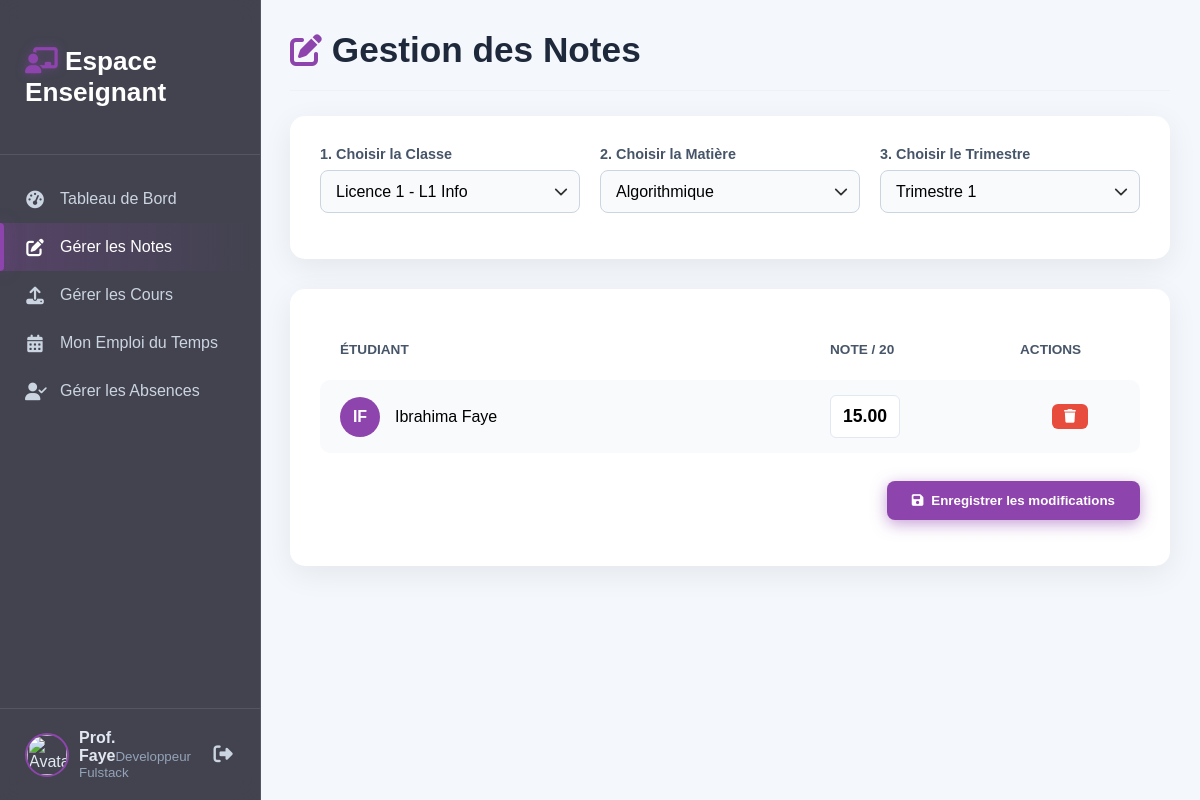
Screenshot of /enseignant/notes.php (signed in) with the database file from the repository.
### tables this page shows
CREATE TABLE IF NOT EXISTS `enseignants` (
  `id` int NOT NULL AUTO_INCREMENT,
  `utilisateur_id` int DEFAULT NULL,
  `specialite` varchar(100) DEFAULT NULL,
  PRIMARY KEY (`id`),
  KEY `utilisateur_id` (`utilisateur_id`)
);

CREATE TABLE IF NOT EXISTS `etudiants` (
  `id` int NOT NULL AUTO_INCREMENT,
  `utilisateur_id` int DEFAULT NULL,
  `classe_id` int DEFAULT NULL,
  `matricule` varchar(50) DEFAULT NULL,
  PRIMARY KEY (`id`),
  KEY `utilisateur_id` (`utilisateur_id`),
  KEY `classe_id` (`classe_id`)
);

CREATE TABLE IF NOT EXISTS `utilisateurs` (
  `id` int NOT NULL AUTO_INCREMENT,
  `nom` varchar(100) DEFAULT NULL,
  `prenom` varchar(100) DEFAULT NULL,
  `email` varchar(100) DEFAULT NULL,
  `mot_de_passe` varchar(255) DEFAULT NULL,
  `role` enum('admin','enseignant','etudiant') DEFAULT NULL,
  `statut` enum('actif','inactif') DEFAULT 'actif',
  PRIMARY KEY (`id`),
  UNIQUE KEY `email` (`email`)
);

CREATE TABLE IF NOT EXISTS `notes` (
  `id` int NOT NULL AUTO_INCREMENT,
  `etudiant_id` int DEFAULT NULL,
  `matiere_id` int DEFAULT NULL,
  `trimestre` enum('T1','T2','T3') DEFAULT NULL,
  `note` decimal(5,2) DEFAULT NULL,
  PRIMARY KEY (`id`),
  UNIQUE KEY `unique_note_par_etudiant` (`etudiant_id`,`matiere_id`,`trimestre`),
  KEY `matiere_id` (`matiere_id`)
);

### enseignant/notes.php (the view, shortened to what this page needs)
<?php
require_once '../config/db.php';
$user_id = $_SESSION['user']['id'];
$stmt_enseignant = $pdo->prepare("SELECT id, (SELECT prenom FROM utilisateurs WHERE id=utilisateur_id) as prenom, (SELECT nom FROM utilisateurs WHERE id=utilisateur_id) as nom, specialite FROM enseignants WHERE utilisateur_id = ?");
$stmt_enseignant->execute([$user_id]);
$enseignant = $stmt_enseignant->fetch();
$enseignant_id = $enseignant['id'];
$stmt_classes = $pdo->prepare("SELECT DISTINCT c.id, c.nom, c.niveau FROM classes c JOIN emplois_du_temps edt ON c.id = edt.classe_id WHERE edt.enseignant_id = ? ORDER BY c.niveau, c.nom");
$stmt_classes->execute([$enseignant_id]);
$teacher_classes = $stmt_classes->fetchAll();
$selected_classe_id = isset($_GET['classe_id']) ? (int)$_GET['classe_id'] : ($teacher_classes[0]['id'] ?? null);
$selected_matiere_id = isset($_GET['matiere_id']) ? (int)$_GET['matiere_id'] : null;
$selected_trimestre = isset($_GET['trimestre']) ? $_GET['trimestre'] : 'T1';
$teacher_matieres = [];
if ($selected_classe_id) {
    $stmt_matieres = $pdo->prepare("SELECT DISTINCT m.id, m.nom FROM matieres m JOIN emplois_du_temps edt ON m.id = edt.matiere_id WHERE edt.enseignant_id = ? AND edt.classe_id = ? ORDER BY m.nom");
    $stmt_matieres->execute([$enseignant_id, $selected_classe_id]);
    $teacher_matieres = $stmt_matieres->fetchAll();
    if (!$selected_matiere_id && !empty($teacher_matieres)) { $selected_matiere_id = $teacher_matieres[0]['id']; }
}
$students_with_notes = [];
if ($selected_classe_id && $selected_matiere_id && $selected_trimestre) {
    $stmt_students = $pdo->prepare("SELECT e.id as etudiant_id, u.nom, u.prenom, n.id as note_id, n.note FROM etudiants e JOIN utilisateurs u ON e.utilisateur_id = u.id LEFT JOIN notes n ON e.id = n.etudiant_id AND n.matiere_id = ? AND n.trimestre = ? WHERE e.classe_id = ? ORDER BY u.nom, u.prenom");
    $stmt_students->execute([$selected_matiere_id, $selected_trimestre, $selected_classe_id]);
    $students_with_notes = $stmt_students->fetchAll();
}
?>
<link rel="stylesheet" href="https://cdnjs.cloudflare.com/ajax/libs/font-awesome/6.5.0/css/all.min.css">
<div class="page-wrapper">
    <aside class="sidebar teacher-sidebar">
        <div class="sidebar-header"><h3><i class="fas fa-chalkboard-teacher"></i> Espace Enseignant</h3></div>
        <nav class="sidebar-nav">
            <ul>
                <li><a href="dashboard.php" class="nav-link"><i class="fas fa-tachometer-alt fa-fw"></i> <span>Tableau de Bord</span></a></li>
                <li><a href="notes.php" class="nav-link active"><i class="fas fa-edit fa-fw"></i> <span>Gérer les Notes</span></a></li>
                <li><a href="cours.php" class="nav-link"><i class="fas fa-upload fa-fw"></i> <span>Gérer les Cours</span></a></li>
                <li><a href="emploi.php" class="nav-link"><i class="fas fa-calendar-alt fa-fw"></i> <span>Mon Emploi du Temps</span></a></li>
                <li><a href="absences.php" class="nav-link"><i class="fas fa-user-check fa-fw"></i> <span>Gérer les Absences</span></a></li>
            </ul>
        </nav>
        <div class="sidebar-footer">
             <div class="user-profile"><img src="/etablissement/assets/images/teacher-avatar.png" alt="Avatar"><div class="user-info"><span>Prof. <?= htmlspecialchars($enseignant['nom']) ?></span><small><?= htmlspecialchars($enseignant['specialite']) ?></small></div></div><a href="/etablissement/auth/logout.php" class="logout-link" title="Déconnexion"><i class="fas fa-sign-out-alt fa-fw"></i></a>
        </div>
    </aside>
    <main class="main-content">
        <div class="page-header">
            <h1><i class="fas fa-edit"></i> Gestion des Notes</h1>
        </div>
        <div class="content-panel filter-form">
            <form action="notes.php" method="GET" id="filterForm">
                <div class="form-row">
                    <div class="form-group"><label for="classe_id">1. Choisir la Classe</label><select name="classe_id" id="classe_id" class="form-control" onchange="document.getElementById('filterForm').submit()"><option value="">-- Sélectionner --</option><?php foreach ($teacher_classes as $class): ?><option value="<?= $class['id'] ?>" <?= $selected_classe_id == $class['id'] ? 'selected' : '' ?>><?= htmlspecialchars($class['niveau'] . ' - ' . $class['nom']) ?></option><?php endforeach; ?></select></div>
                    <div class="form-group"><label for="matiere_id">2. Choisir la Matière</label><select name="matiere_id" id="matiere_id" class="form-control" onchange="document.getElementById('filterForm').submit()"><option value="">-- Sélectionner --</option><?php foreach ($teacher_matieres as $matiere): ?><option value="<?= $matiere['id'] ?>" <?= $selected_matiere_id == $matiere['id'] ? 'selected' : '' ?>><?= htmlspecialchars($matiere['nom']) ?></option><?php endforeach; ?></select></div>
                    <div class="form-group"><label for="trimestre">3. Choisir le Trimestre</label><select name="trimestre" id="trimestre" class="form-control" onchange="document.getElementById('filterForm').submit()"><option value="T1" <?= $selected_trimestre == 'T1' ? 'selected' : '' ?>>Trimestre 1</option></select></div>
                </div>
            </form>
        </div>
        <?php if (!empty($students_with_notes)): ?>
            <div class="content-panel">
                <form action="notes.php?<?= http_build_query(['classe_id' => $selected_classe_id, 'matiere_id' => $selected_matiere_id, 'trimestre' => $selected_trimestre]) ?>" method="POST">
                    <table class="notes-table">
                        <thead><tr><th>Étudiant</th><th style="width: 150px;">Note / 20</th><th style="width: 100px;">Actions</th></tr></thead>
                        <tbody>
                            <?php foreach ($students_with_notes as $student): ?>
                                <tr>
                                    <td><div class="student-name"><div class="avatar"><?= strtoupper(substr($student['prenom'], 0, 1) . substr($student['nom'], 0, 1)) ?></div><span><?= htmlspecialchars($student['prenom'] . ' ' . $student['nom']) ?></span></div></td>
                                    <td><input type="text" name="notes[<?= $student['etudiant_id'] ?>]" class="note-input" value="<?= htmlspecialchars($student['note'] ?? '') ?>" placeholder="--"></td>
                                    <td><?php if ($student['note_id']): ?><a href="notes.php?action=delete¬e_id=<?= $student['note_id'] ?>&<?= http_build_query($_GET) ?>" class="btn btn-sm btn-danger" onclick="return confirm('Êtes-vous sûr de vouloir supprimer cette note ?');"><i class="fas fa-trash"></i></a><?php endif; ?></td>
                                </tr>
                            <?php endforeach; ?>
                        </tbody>
                    </table>
                    <div style="text-align: right; margin-top: 20px;"><button type="submit" class="btn btn-primary"><i class="fas fa-save"></i> Enregistrer les modifications</button></div>
                </form>
            </div>
        <?php elseif ($selected_classe_id && $selected_matiere_id && $selected_trimestre): ?>
             <div class="content-panel prompt-message"><i class="fas fa-users"></i><p>Cette classe ne contient aucun étudiant pour le moment.</p></div>
        <?php else: ?>
             <div class="content-panel prompt-message"><i class="fas fa-filter"></i><p>Veuillez utiliser les filtres ci-dessus pour afficher la grille de notes.</p></div>
        <?php endif; ?>
    </main>
</div>

### enseignant/notes.php (style rules this page uses)
.page-wrapper { display: flex; }
.main-content { margin-left: var(--sidebar-width); flex-grow: 1; padding: 30px; }
.content-panel { background: var(--card-bg); border-radius: 15px; padding: 30px; box-shadow: 0 8px 30px rgba(0, 0, 0, 0.07); margin-bottom: 30px; animation: fadeIn 0.5s ease-out; }
.page-header { display: flex; align-items: center; justify-content: space-between; margin-bottom: 25px; border-bottom: 1px solid #eef2f7; padding-bottom: 20px; }
.page-header h1 { font-size: 2.2rem; color: var(--text-dark); margin: 0; }
.page-header i { font-size: 2rem; color: var(--primary-color); }
.filter-form .form-row { display: grid; grid-template-columns: repeat(auto-fit, minmax(200px, 1fr)); gap: 20px; align-items: flex-end; }
.form-group label { display: block; margin-bottom: 8px; font-weight: 600; color: #475569; font-size: 0.9rem; }
.form-control { width: 100%; padding: 12px 15px; border: 1px solid #cbd5e1; border-radius: 8px; font-size: 1rem; background-color: #f8fafc; transition: all .3s; -webkit-appearance: none; appearance: none; background-repeat: no-repeat; background-position: right .7em top 50%; background-size: .85em auto; }
.btn { display: inline-flex; align-items: center; justify-content: center; gap: 8px; padding: 12px 25px; border-radius: 8px; text-decoration: none; font-weight: 600; transition: all 0.3s; border: none; cursor: pointer; }
.btn-primary { background: var(--primary-color); color: white; box-shadow: 0 4px 15px var(--primary-glow); }
.btn-danger { background: var(--danger-color); color: white; }
.btn-sm { padding: 6px 12px; font-size: 0.85rem; border-radius: 6px; }
.notes-table { width: 100%; border-collapse: separate; border-spacing: 0 8px; }
.notes-table th { padding: 15px 20px; text-align: left; color: #475569; font-weight: 600; text-transform: uppercase; font-size: 0.85rem; }
.notes-table td { background: #f8fafc; padding: 15px 20px; vertical-align: middle; }
.notes-table tbody tr { transition: transform 0.2s ease, box-shadow 0.2s ease; }
.notes-table td:first-child { border-top-left-radius: 10px; border-bottom-left-radius: 10px; }
.notes-table td:last-child { border-top-right-radius: 10px; border-bottom-right-radius: 10px; text-align: center; }
.student-name { display: flex; align-items: center; gap: 15px; }
.student-name .avatar { width: 40px; height: 40px; border-radius: 50%; background: var(--primary-color); color: white; display: grid; place-items: center; font-weight: 600; }
.note-input { width: 70px; text-align: center; padding: 10px; border: 1px solid #e2e8f0; border-radius: 6px; font-size: 1.1rem; font-weight: 600; transition: all 0.2s ease; }
.note-input::placeholder { color: #cbd5e1; }
.sidebar { width:var(--sidebar-width);height:100vh;position:fixed;background:var(--sidebar-bg);backdrop-filter:blur(12px);-webkit-backdrop-filter:blur(12px);border-right:1px solid rgba(255,255,255,.1);color:#e2e8f0;display:flex;flex-direction:column;z-index:1000 }
.sidebar-header { padding:20px 25px;font-size:1.4rem;font-weight:600;border-bottom:1px solid rgba(255,255,255,.1);display:flex;align-items:center;gap:12px;color:#fff }
.sidebar-header i { color:var(--primary-color);text-shadow:0 0 10px var(--primary-glow) }
.sidebar-nav { flex-grow:1;margin-top:20px }
.sidebar-nav ul { list-style:none;padding:0;margin:0 }
.nav-link { display:flex;align-items:center;padding:15px 25px;color:#cbd5e1;text-decoration:none;font-size:1rem;transition:all .3s ease;position:relative }
.nav-link i { width:20px;margin-right:15px;font-size:1.1rem }
.nav-link::before { content:'';position:absolute;left:0;top:0;height:100%;width:4px;background:var(--primary-color);transform:scaleY(0);transition:transform .3s ease,box-shadow .3s ease;border-radius:0 5px 5px 0 }
.nav-link.active,.nav-link:hover { background:linear-gradient(90deg,rgba(142,68,173,.25),transparent);color:#fff }
.nav-link.active::before,.nav-link:hover::before { transform:scaleY(1);box-shadow:0 0 15px var(--primary-glow) }
.sidebar-footer { padding:20px 25px;border-top:1px solid rgba(255,255,255,.1);display:flex;align-items:center;justify-content:space-between }
.user-profile { display:flex;align-items:center;gap:10px }
.user-profile img { width:40px;height:40px;border-radius:50%;border:2px solid var(--primary-color) }
.user-info span { font-weight:600 }
.user-info small { color:#94a3b8 }
.logout-link { color:#cbd5e1;font-size:1.2rem;transition:color .3s }

### rows the page displays
enseignants: specialite "Developpeur Fulstack"
etudiants: utilisateur.nom "IF", utilisateur.nom "Ibrahima Faye", note "15.00"

### other values shown
$enseignant['nom'] "Faye"
form field classe_id "Licence 1 - L1 Info"
form field matiere_id "Algorithmique"
